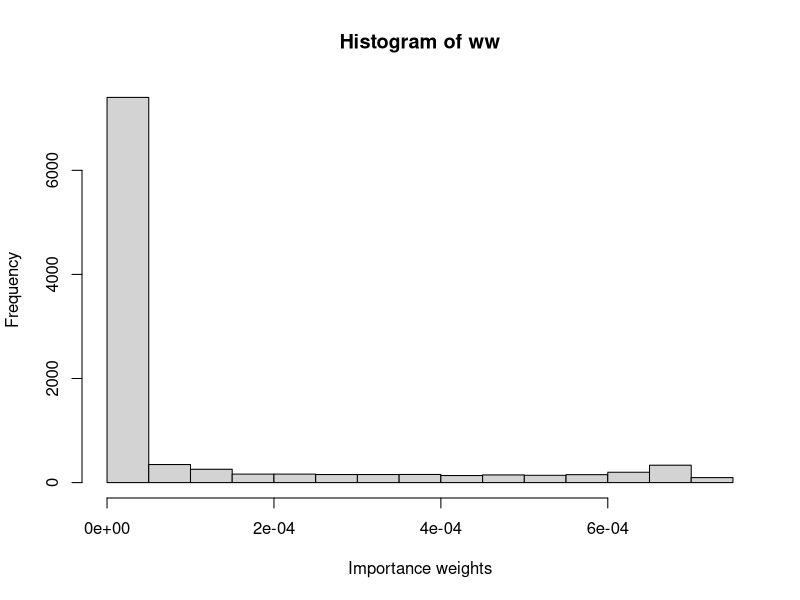
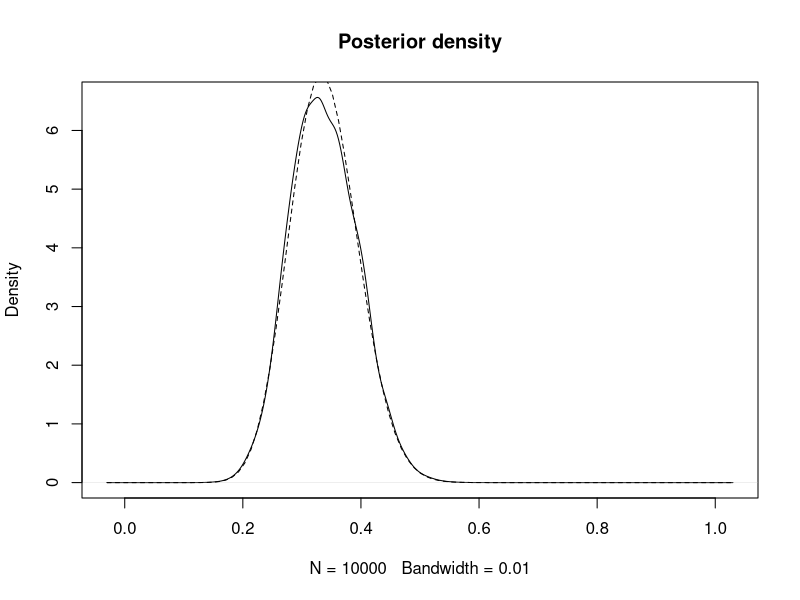
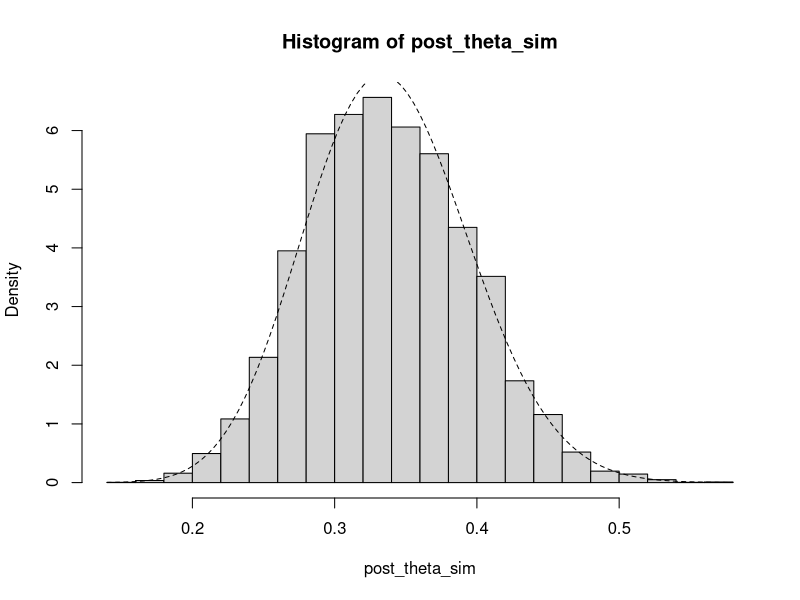
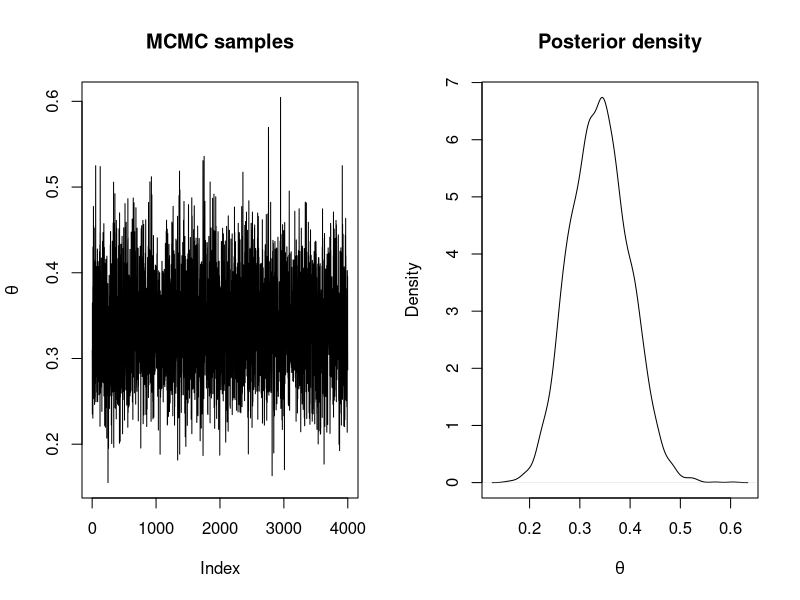
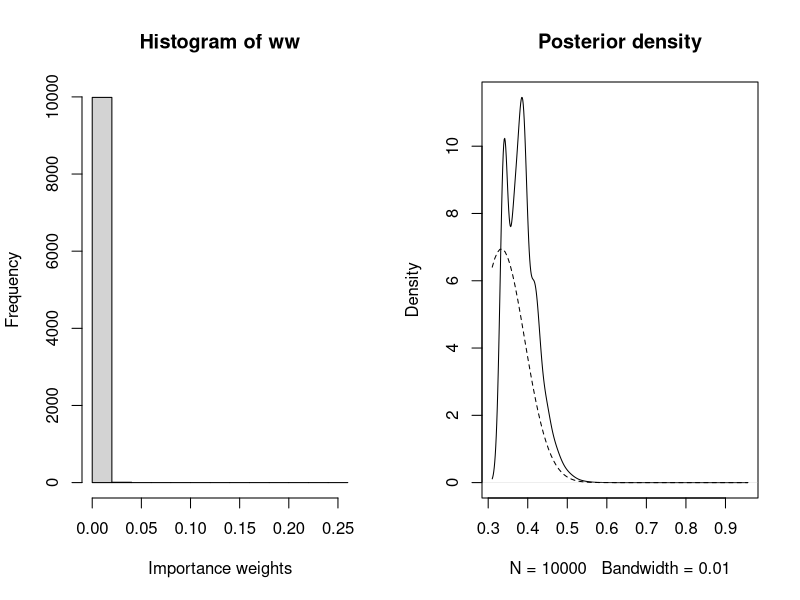
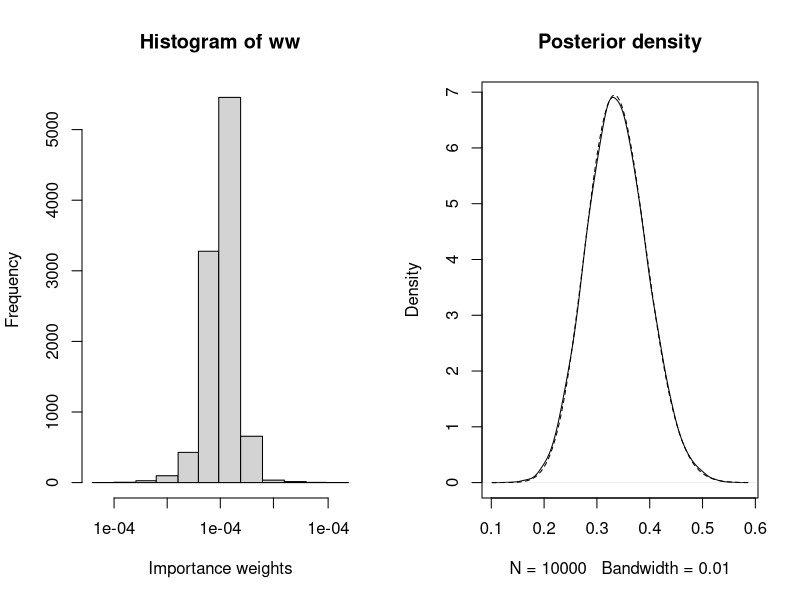
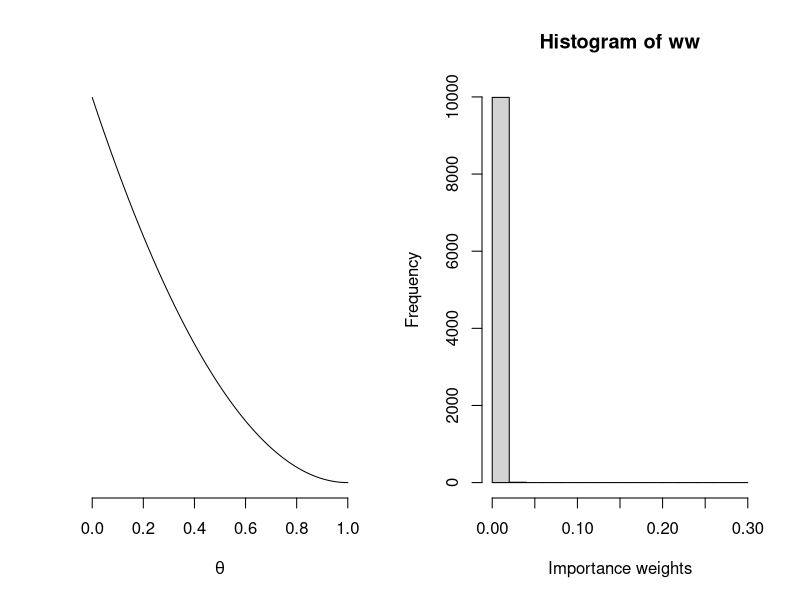
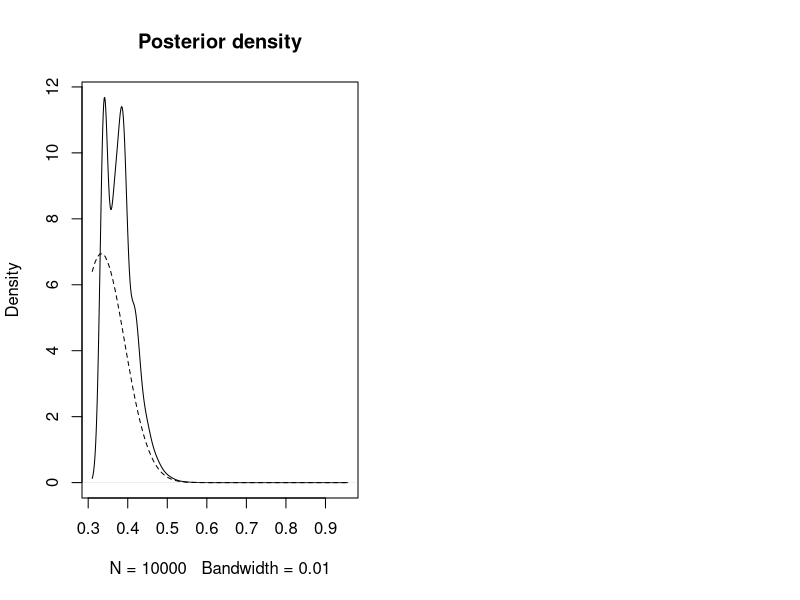

Here is the R script that generated these plots, in order:
## ---- chunk 1
data <- data.frame(MMs = c(20, 22, 24), red = c(5, 8, 9))
## ---- chunk 2
n_simulations <- 10000
set.seed(12)
theta_sim <- runif(n_simulations)
## ---- chunk 3
# Log-Likelihood (for each value of theta_sim)
loglik_binom <- sapply(theta_sim, function(theta) {
  sum(dbinom(data$red, data$MMs, theta, log = TRUE))
})

# Log-weights: log-lik + log-prior - log-proposal_distribution
log_ww <- loglik_binom + dbeta(theta_sim, 1, 1, log = TRUE) - log(1)

# Re-scale weights to sum up to one
log_ww <- log_ww - max(log_ww)
ww <- exp(log_ww)
ww <- ww / sum(ww)

## ---- chunk 4
hist(ww, xlab = "Importance weights")
## ---- chunk 5
# Posterior mean
post_mean <- sum(theta_sim * ww)
post_mean 

# Posterior variance
post_var <- sum(theta_sim^2 * ww)- post_mean^2
post_var
## ---- chunk 6
plot(density(theta_sim, weights = ww, bw = 0.01),
     main = "Posterior density")
curve(dbeta(x, sum(data$red) + 1, sum(data$MMs) -sum(data$red) + 1),
      lty = 2, add = TRUE)
## ---- chunk 7
post_theta_sim <- sample(theta_sim, prob = ww, replace = TRUE)
hist(post_theta_sim, freq = FALSE)
curve(dbeta(x, sum(data$red) + 1, sum(data$MMs) -sum(data$red) + 1),
      lty = 2, add = TRUE)
## ---- chunk 8
# Proposal distribution: sampling
rq <- function() {
  runif(1)
}

# Proposal distribution: log-density
logdq <- function(x) {
  dunif(x, log = TRUE)
}

# Prior distribution: Beta(1, 1), log-density
logprior <- function(theta) {
  dbeta(theta, 1, 1, log = TRUE)
}

# Log-Likelihood
loglik <- function(y, theta, N) {
   res <- sum(dbinom(y, N, theta, log = TRUE)) 
}
## ---- chunk 9
# Number of iterations
n.iter <- 40500

# Simulations of the parameter
theta <- rep(NA, n.iter)

# Initial value
theta[1] <- 0.5

# Data
y <- data$red
N <- data$MMs

for(i in 2:n.iter) {
  new.theta <- rq()

  # Log-Acceptance probability
  logacc.prob <- loglik(y, new.theta, N) + logprior(new.theta) + logdq(theta[i - 1])
  logacc.prob <- logacc.prob - loglik(y, theta[i - 1], N) - logprior(theta[i - 1]) - 
    logdq(new.theta)
  logacc.prob <- min(0, logacc.prob) # Note that 0 = log(1)

  if(log(runif(1)) < logacc.prob) {
    # Accept
    theta[i] <- new.theta
  } else {
    # Reject
    theta[i] <- theta[i - 1]
  }
}
## ---- chunk 10
# Remove burn-in
theta <- theta[-c(1:500)]

# Thinning
theta <- theta[seq(1, length(theta), by = 10)]

# Summary statistics
summary(theta)

par(mfrow = c(1, 2))
plot(theta, type = "l", main = "MCMC samples", ylab = expression(theta))
plot(density(theta), main = "Posterior density", xlab = expression(theta))
## ---- chunk 11
    ESS <- function(ww){
      (sum(ww)^2)/sum(ww^2)
    }
    ESS(ww)
    n_simulations
## ---- chunk 12
    n_simulations <- 10000
    set.seed(12)
    theta_sim <- rbeta(n_simulations, 20, 10)
    loglik_binom <- sapply(theta_sim, function(theta) {
      sum(dbinom(data$red, data$MMs, theta, log = TRUE))
    })
    log_ww <- loglik_binom + dbeta(theta_sim, 1, 1, log = TRUE) - dbeta(theta_sim, 20, 10, log = TRUE)
    log_ww <- log_ww - max(log_ww)
    ww <- exp(log_ww)
    ww <- ww / sum(ww)
## ---- chunk 13
    hist(ww, xlab = "Importance weights")
## ---- chunk 14
    (post_mean <- sum(theta_sim * ww))
    (post_var <- sum(theta_sim^2 * ww)- post_mean^2)
## ---- chunk 15
    plot(density(theta_sim, weights = ww, bw = 0.01), main = "Posterior density")
    curve(dbeta(x, sum(data$red) + 1, sum(data$MMs) -sum(data$red) + 1), lty = 2, add = TRUE)
## ---- chunk 16
    ESS(ww)
    n_simulations
## ---- chunk 17
    n_simulations <- 10000
    set.seed(12)
    theta_sim <- rbeta(n_simulations, sum(data$red) + 1, sum(data$MMs) -sum(data$red) + 1)
    loglik_binom <- sapply(theta_sim, function(theta) {
      sum(dbinom(data$red, data$MMs, theta, log = TRUE))
    })
    log_ww <- loglik_binom + dbeta(theta_sim, 1, 1, log = TRUE) - dbeta(theta_sim, sum(data$red) + 1, sum(data$MMs) -sum(data$red) + 1, log = TRUE)
    log_ww <- log_ww - max(log_ww)
    ww <- exp(log_ww)
    ww <- ww / sum(ww)
## ---- chunk 18
    hist(ww, xlab = "Importance weights")
## ---- chunk 19
    (post_mean <- sum(theta_sim * ww))
    (post_var <- sum(theta_sim^2 * ww)- post_mean^2)
## ---- chunk 20
    plot(density(theta_sim, weights = ww, bw = 0.01), main = "Posterior density")
    curve(dbeta(x, sum(data$red) + 1, sum(data$MMs) -sum(data$red) + 1), lty = 2, add = TRUE)
## ---- chunk 21
    ESS(ww)
    n_simulations
## ---- chunk 22
curve((1-x)^2, xlab = expression(theta), ylab = NA, yaxt = 'n', bty = 'n')
## ---- chunk 23
    n_simulations <- 10000
    set.seed(12)
    theta_sim <- rbeta(n_simulations,20,10)
    loglik_binom <- sapply(theta_sim, function(theta) {
      sum(dbinom(data$red, data$MMs, theta, log = TRUE))
    })
    log_ww <- loglik_binom + 2*log(1-theta_sim) - dbeta(theta_sim, 20, 10, log = TRUE)
    log_ww <- log_ww - max(log_ww)
    ww <- exp(log_ww)
    ww <- ww / sum(ww)
## ---- chunk 24
    hist(ww, xlab = "Importance weights")
## ---- chunk 25
    (post_mean <- sum(theta_sim * ww))
    (post_var <- sum(theta_sim^2 * ww)- post_mean^2)
## ---- chunk 26
    plot(density(theta_sim, weights = ww, bw = 0.01), main = "Posterior density")
    curve(dbeta(x, sum(data$red) + 1, sum(data$MMs) -sum(data$red) + 1), lty = 2, add = TRUE)
## ---- chunk 27
    # Proposal distribution: sampling
    rq <- function() {
      runif(1)
    }

    # Proposal distribution: log-density
    logdq <- function(x) {
      dunif(x, log = TRUE)
    }

    # Prior distribution: (1-theta)^2, log-density
    logprior <- function(theta) {
      2*log(1-theta)
    }

    # Log-Likelihood
    loglik <- function(y, theta, N) {
    res <- sum(dbinom(y, N, theta, log = TRUE))
    }
## ---- chunk 28
    # Number of iterations
    n.iter <- 40500

    # Simulations of the parameter
    theta <- rep(NA, n.iter)

    # Initial value
    theta[1] <- 0.5

    # Data
    y <- data$red
    N <- data$MMs

    for(i in 2:n.iter) {
      new.theta <- rq()

      # Log-Acceptance probability
      logacc.prob <- loglik(y, new.theta, N) + logprior(new.theta) + logdq(theta[i - 1])
      logacc.prob <- logacc.prob - loglik(y, theta[i - 1], N) - logprior(theta[i - 1]) - 
      logdq(new.theta)
      logacc.prob <- min(0, logacc.prob) # Note that 0 = log(1)

      if(log(runif(1)) < logacc.prob) {
        # Accept
        theta[i] <- new.theta
      } else {
        # Reject
        theta[i] <- theta[i - 1]
      }
    }
## ---- chunk 29
    # Remove burn-in
    theta <- theta[-c(1:500)]

    # Thinning
    theta <- theta[seq(1, length(theta), by = 10)]

    # Summary statistics
    summary(theta)
## ---- chunk 30
    par(mfrow = c(1, 2))
    plot(theta, type = "l", main = "MCMC samples", ylab = expression(theta))
    plot(density(theta), main = "Posterior density", xlab = expression(theta))
## ---- chunk 31
data <- data.frame(Us = c(25, 29, 27, 27, 25, 27, 22, 26, 27, 29, 23,
                          28, 25, 24, 22, 25, 23, 29, 23, 28, 21, 29,
                          28, 23, 28))
y <- data$Us
## ---- chunk 32
n_simulations <- 10000
set.seed(1)
lambda_sim <- rlnorm(n_simulations, 3, 0.5)
## ---- chunk 33
# Log-Likelihood (for each value of lambda_sim)
loglik_pois <- sapply(lambda_sim, function(LAMBDA) {
  sum(dpois(data$Us, LAMBDA, log = TRUE))
})

# Log-weights: log-lik + log-prior - log-proposal_distribution
log_ww <- loglik_pois + dgamma(lambda_sim, 0.01, 0.01, log = TRUE) - dlnorm(lambda_sim, 3, 0.5, log = TRUE)

# Re-scale weights to sum up to one
log_ww <- log_ww - max(log_ww)
ww <- exp(log_ww)
ww <- ww / sum(ww)

## ---- chunk 34
hist(ww, xlab = "Importance weights")
## ---- chunk 35
# Posterior mean
(post_mean <- sum(lambda_sim * ww))

# Posterior variance
(post_var <- sum(lambda_sim^2 * ww)- post_mean^2)
## ---- chunk 36
plot(density(lambda_sim, weights = ww, bw = 0.5) , main = "Posterior density", xlim = c(10,40))
curve(dgamma(x, sum(data$Us) + 0.01, length(data$Us) + 0.01), lty = 2, add = TRUE)
## ---- chunk 37
post_lambda_sim <- sample(lambda_sim, prob = ww, replace = TRUE)
hist(post_lambda_sim, freq = FALSE)
curve(dgamma(x, sum(data$Us) + 0.01, length(data$Us) + 0.01), lty = 2, add = TRUE)
## ---- chunk 38
# Proposal distribution: sampling
rq <- function(lambda) {
  rlnorm(1, meanlog = log(lambda), sdlog = sqrt(1 / 100))
}

# Proposal distribution: log-density
logdq <- function(new.lambda, lambda) {
  dlnorm(new.lambda, meanlog = log(lambda), sdlog = sqrt(1 / 100), log = TRUE)
}

# Prior distribution: Ga(0.01, 0.01)
logprior <- function(lambda) {
  dgamma(lambda, 0.01, 0.01, log = TRUE)
}

# LogLikelihood
loglik <- function(y, lambda) {
   res <- sum(dpois(y, lambda, log = TRUE)) 
}
## ---- chunk 39
# Number of iterations
n.iter <- 40500

# Simulations of the parameter
lambda <- rep(NA, n.iter)

# Initial value
lambda[1] <- 30

for(i in 2:n.iter) {
  new.lambda <- rq(lambda[i - 1])
  
  # Log-Acceptance probability
  logacc.prob <- loglik(y, new.lambda) + logprior(new.lambda) +
    logdq(lambda[i - 1], new.lambda)
  logacc.prob <- logacc.prob - loglik(y, lambda[i - 1]) - logprior(lambda[i - 1]) - 
    logdq(new.lambda, lambda[i - 1])
  logacc.prob <- min(0, logacc.prob)#0 = log(1)
  
  if(log(runif(1)) < logacc.prob) {
    # Accept
    lambda[i] <- new.lambda
  } else {
    # Reject
    lambda[i] <- lambda[i - 1]
  }
}
## ---- chunk 40
# Remove burn-in
lambda <- lambda[-c(1:500)]

# Thinning
lambda <- lambda[seq(1, length(lambda), by = 10)]

# Summary statistics
summary(lambda)

par(mfrow = c(1, 2))
plot(lambda, type = "l", main = "MCMC samples", ylab = expression(lambda))
plot(density(lambda), main = "Posterior density", xlab = expression(lambda))
## ---- chunk 41
    ESS(ww)
    n_simulations
## ---- chunk 42
    n_simulations <- 10000
    set.seed(12)
    lambda_sim <- rgamma(n_simulations,5,0.1)
    loglik_pois <- sapply(lambda_sim, function(LAMBDA) {
      sum(dpois(data$Us, LAMBDA, log = TRUE))
    })
    log_ww <- loglik_pois + dgamma(lambda_sim, 0.01, 0.01, log = TRUE) - dgamma(lambda_sim, 5, 0.1, log=TRUE)
    log_ww <- log_ww - max(log_ww)
    ww <- exp(log_ww)
    ww <- ww / sum(ww)
## ---- chunk 43
    hist(ww, xlab = "Importance weights")
## ---- chunk 44
    post_mean <- sum(lambda_sim * ww)
    post_mean
    post_var <- sum(lambda_sim^2 * ww)- post_mean^2
    post_var
## ---- chunk 45
    plot(density(lambda_sim, weights = ww, bw = 0.5), main = "Posterior density", xlim = c(10,40))
    curve(dgamma(x, sum(data$Us) + 0.01, length(data$Us) + 0.01), lty = 2, add = TRUE)
## ---- chunk 46
    ESS(ww)
    n_simulations
## ---- chunk 47
    n_simulations <- 10000
    set.seed(12)
    lambda_sim <- rgamma(n_simulations, sum(data$Us) + 0.01, length(data$Us) + 0.01)
    loglik_pois <- sapply(lambda_sim, function(LAMBDA) {
      sum(dpois(data$Us, LAMBDA, log = TRUE))
    })
    log_ww <- loglik_pois + dgamma(lambda_sim, 0.01, 0.01, log = TRUE) - dgamma(lambda_sim, sum(data$Us) + 0.01, length(data$Us) + 0.01, log=TRUE)
    log_ww <- log_ww - max(log_ww)
    ww <- exp(log_ww)
    ww <- ww / sum(ww)
## ---- chunk 48
    hist(ww, xlab = "Importance weights")
## ---- chunk 49
    (post_mean <- sum(lambda_sim * ww))
    (post_var <- sum(lambda_sim^2 * ww)- post_mean^2)
## ---- chunk 50
    plot(density(lambda_sim, weights = ww, bw = 0.5) , main = "Posterior density")
    curve(dgamma(x, sum(data$Us) + 0.01, length(data$Us) + 0.01), lty = 2, add = TRUE)
## ---- chunk 51
    ESS(ww)
    n_simulations
## ---- chunk 52
curve(
  dlnorm(x, 4, 1),
  xlim = c(0, 600), n = 1e3,
  xlab = expression(lambda), ylab = NA,
  yaxt = 'n', bty = 'n'
)
## ---- chunk 53
    n_simulations <- 10000
    set.seed(1)
    lambda_sim <- rlnorm(n_simulations, 3, 0.5)
## ---- chunk 54
    # Log-Likelihood (for each value of lambda_sim)
    loglik_pois <- sapply(lambda_sim, function(LAMBDA) {
      sum(dpois(data$Us, LAMBDA, log = TRUE))
    })

    # Log-weights: log-lik + log-prior - log-proposal_distribution
    log_ww <- loglik_pois + dlnorm(lambda_sim, 4, 1, log = TRUE) - dlnorm(lambda_sim, 3, 0.5, log = TRUE)

    # Re-scale weights to sum up to one
    log_ww <- log_ww - max(log_ww)
    ww <- exp(log_ww)
    ww <- ww / sum(ww)
## ---- chunk 55
    hist(ww, xlab = "Importance weights")
## ---- chunk 56
    # Posterior mean
    (post_mean <- sum(lambda_sim * ww))
    # Posterior variance
    (post_var <- sum(lambda_sim^2 * ww)- post_mean^2)
## ---- chunk 57
    plot(density(lambda_sim, weights = ww, bw = 0.5) , main = "Posterior density", xlim = c(10,40))
    curve(dgamma(x, sum(data$Us) + 0.01, length(data$Us) + 0.01), lty = 2, add = TRUE)
## ---- chunk 58
    ESS <- function(ww){
      (sum(ww)^2)/sum(ww^2)
    }
    ESS(ww)
    n_simulations
## ---- chunk 59
    # Proposal distribution: sampling
    rq <- function(lambda) {
      rlnorm(1, meanlog = log(lambda), sdlog = sqrt(1 / 100))
    }

    # Proposal distribution: log-density
    logdq <- function(new.lambda, lambda) {
      dlnorm(new.lambda, meanlog = log(lambda), sdlog = sqrt(1 / 100), log = TRUE)
    }

    # Prior distribution: Log Normal(4,1)
    logprior <- function(lambda) {
      dlnorm(lambda_sim, 4, 1, log = TRUE)
    }

    # LogLikelihood
    loglik <- function(y, lambda) {
      res <- sum(dpois(y, lambda, log = TRUE)) 
    }
## ---- chunk 60
    # Number of iterations
    n.iter <- 40500

    # Simulations of the parameter
    lambda <- rep(NA, n.iter)

    # Initial value
    lambda[1] <- 30

    for(i in 2:n.iter) {
      new.lambda <- rq(lambda[i - 1])
  
      # Log-Acceptance probability
      logacc.prob <- loglik(y, new.lambda) + logprior(new.lambda) +
        logdq(lambda[i - 1], new.lambda)
      logacc.prob <- logacc.prob - loglik(y, lambda[i - 1]) - logprior(lambda[i - 1]) - logdq(new.lambda, lambda[i - 1])
      logacc.prob <- min(0, logacc.prob)#0 = log(1)
  
      if(log(runif(1)) < logacc.prob) {
        # Accept
        lambda[i] <- new.lambda
      } else {
        # Reject
        lambda[i] <- lambda[i - 1]
      }
    }
## ---- chunk 61
    # Remove burn-in
    lambda <- lambda[-c(1:500)]

    # Thinning
    lambda <- lambda[seq(1, length(lambda), by = 10)]

    # Summary statistics
    summary(lambda)
## ---- chunk 62
    par(mfrow = c(1, 2))
    plot(lambda, type = "l", main = "MCMC samples", ylab = expression(lambda))
    plot(density(lambda), main = "Posterior density", xlab = expression(lambda))
## ---- chunk 63
# Read in data
BOD <- c(200,180,135,120,110,120,95,168,180,195,158,145,140,145,165,187,
         190,157,90,235,200,55,87,97,95)
mayfly.length <- c(20,21,22,23,21,20,19,16,15,14,21,21,21,20,19,18,17,19,21,13,
            16,25,24,23,22)
# Create data frame for the Gibbs Sampling, needs x and y
Data <- data.frame(x=BOD,y=mayfly.length)
## ---- chunk 64
# Function to update tau, the precision
sample_tau <- function(data, beta0, beta1, alphatau, betatau) {
  rgamma(1,
    shape = alphatau+ nrow(data) / 2,
    rate = betatau+ 0.5 * sum((data$y - (beta0 + data$x*beta1))^2)
  )
}

# Function to update beta0, the regression intercept
sample_beta0 <- function(data, beta1, tau, mu0, tau0) {
  prec <- tau0 + tau * nrow(data)
  mean <- (tau0*mu0 + tau * sum(data$y - data$x*beta1)) / prec
  rnorm(1, mean = mean, sd = 1 / sqrt(prec))
}

# Function to update beta1, the regression slope
sample_beta1 <- function(data, beta0, tau, mu1, tau1) {
  prec <- tau1 + tau * sum(data$x * data$x)
  mean <- (tau1*mu1 + tau * sum((data$y - beta0) * data$x)) / prec
  rnorm(1, mean = mean, sd = 1 / sqrt(prec))
}

# Function to run the Gibbs Sampling, where you specify the number of
# simulations `m`, the starting values for each of the three regression
# parameters (`tau_start` etc), and the parameters for the prior
# distributions of tau, beta0 and beta1
gibbs_sample <- function(data,
                         tau_start,
                         beta0_start,
                         beta1_start,
                         m,
                         alpha_tau,
                         beta_tau,
                         mu_beta0,
                         tau_beta0,
                         mu_beta1,
                         tau_beta1) {
  tau <- numeric(m)
  beta0 <- numeric(m)
  beta1 <- numeric(m)
  tau[1] <- tau_start
  beta0[1] <- beta0_start
  beta1[1] <- beta1_start
  
  for (i in 2:m) {
    tau[i] <-
      sample_tau(data, beta0[i-1], beta1[i-1], alpha_tau, beta_tau)
    beta0[i] <-
      sample_beta0(data, beta1[i-1], tau[i], mu_beta0, tau_beta0)
    beta1[i] <-
	sample_beta1(data, beta0[i], tau[i], mu_beta1, tau_beta1)
  }
  
  Iteration <- 1:m
  data.frame(Iteration,beta0,beta1,tau)
}
## ---- chunk 65
    # Scatterplot
    plot(BOD,mayfly.length)
    # Correlation with hypothesis test
    cor.test(BOD,mayfly.length)
## ---- chunk 66
    # Linear Regression using lm()
    linreg <- lm(mayfly.length~BOD,data=Data)
    summary(linreg)
## ---- chunk 67
    # Bayesian Linear Regression using a Gibbs Sampler
    
    # Set the number of iterations of the Gibbs Sampler - including how many to
    # discard as the burn-in
    m.burnin <- 500
    m.keep <- 1000
    m <- m.burnin + m.keep
    
    # Obtain the samples
    results1 <- gibbs_sample(Data,1,1,1,m,1,1,0,0.0001,0,0.0001)
    # Remove the burn-in
    results1 <- results1[-(1:m.burnin),]
    # Add variance and standard deviation columns
    results1$Variance <- 1/results1$tau
    results1$StdDev <- sqrt(results1$Variance)
    # Estimates are the column means
    apply(results1[,-1],2,mean)
    # Also look at uncertainty
    apply(results1[,-1],2,sd)
    apply(results1[,-1],2,quantile,probs=c(0.025,0.975))
    
    # Kernel density plots for beta0, beta1 and the residual stanard deviation
    plot(density(results1$beta0, bw = 0.25),
         main = "Posterior density for beta0")
    plot(density(results1$beta0, bw = 0.25),
         main = "Posterior density for beta1")
    plot(density(results1$StdDev, bw = 0.05),
         main = "Posterior density for StdDev")
## ---- chunk 68
    # Plot sampled series
    ts.plot(results1$beta0,ylab="beta0",xlab="Iteration")
    ts.plot(results1$beta1,ylab="beta0",xlab="Iteration")
    ts.plot(results1$StdDev,ylab="sigma",xlab="Iteration")
## ---- chunk 69
    # Mean-centre the x covariate
    DataC <- Data
    meanx <- mean(DataC$x)
    DataC$x <- DataC$x-meanx
    
    # Bayesian Linear Regression using a Gibbs Sampler
    
    # Set the number of iterations of the Gibbs Sampler - including how many to
    # discard as the burn-in
    m.burnin <- 500
    m.keep <- 1000
    m <- m.burnin + m.keep
    
    # Obtain the samples
    results2 <- gibbs_sample(DataC,1,1,1,m,1,1,0,0.0001,0,0.0001)
    # Remove the burn-in
    results2 <- results2[-(1:m.burnin),]
    
    # Correct the effect of the mean-centering on the intercept
    results2$beta0 <- results2$beta0 - meanx*results2$beta1
    
    # Add variance and standard deviation columns
    results2$Variance <- 1/results2$tau
    results2$StdDev <- sqrt(results2$Variance)
    # Estimates are the column means
    apply(results2[,-1],2,mean)
    # Also look at uncertainty
    apply(results2[,-1],2,sd)
    apply(results2[,-1],2,quantile,probs=c(0.025,0.975))
    
    # Kernel density plots for beta0, beta1 and the residual standard
    # deviation
    plot(density(results2$beta0, bw = 0.25),
         main = "Posterior density for beta0")
    plot(density(results2$beta0, bw = 0.25),
         main = "Posterior density for beta1")
    plot(density(results2$StdDev, bw = 0.05),
         main = "Posterior density for StdDev")
    
    # Plot sampled series
    ts.plot(results2$beta0,ylab="beta0",xlab="Iteration")
    ts.plot(results2$beta1,ylab="beta0",xlab="Iteration")
    ts.plot(results2$StdDev,ylab="sigma",xlab="Iteration")
